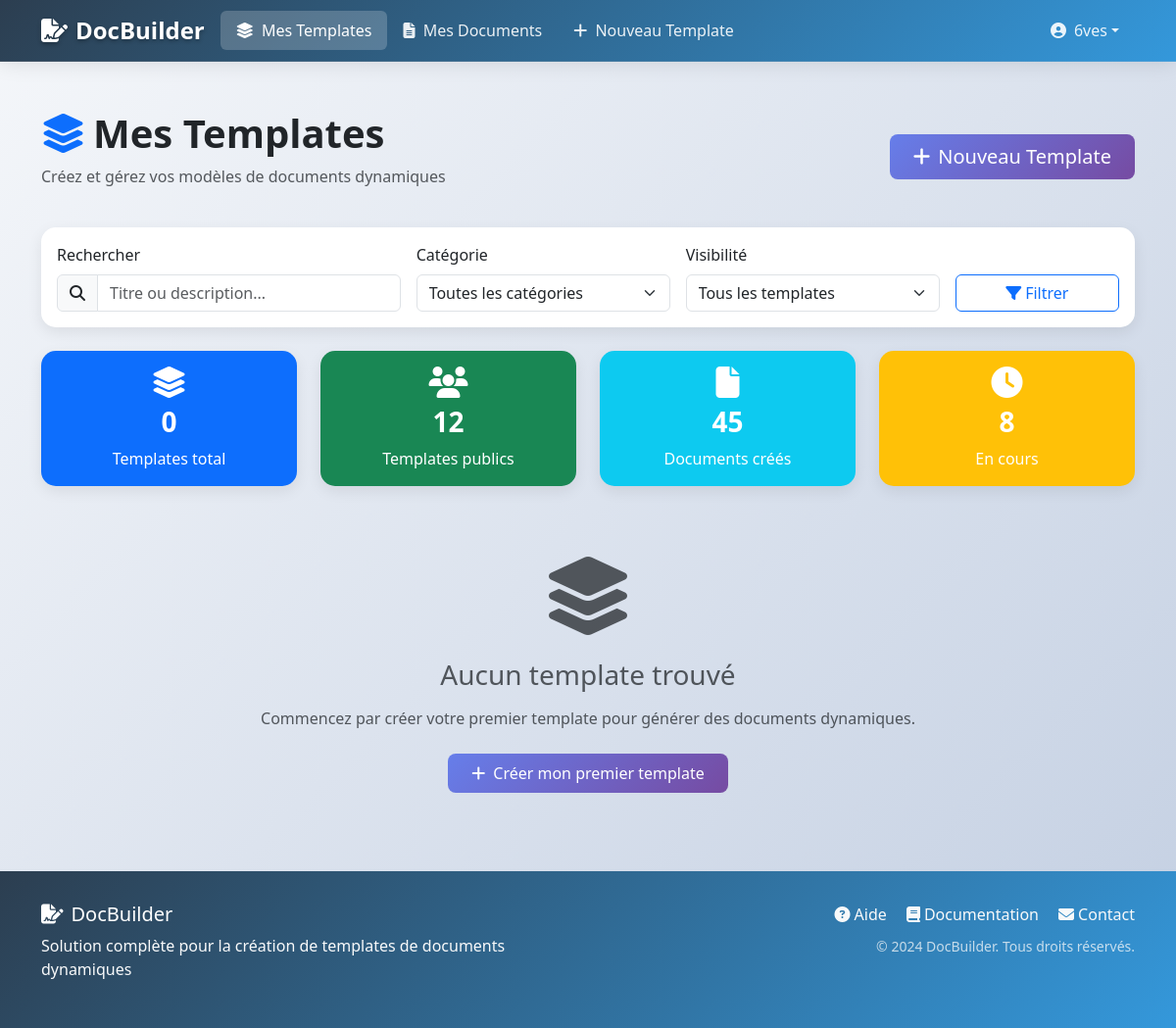
The page /templates/ (signed in) on the database as committed earlier.
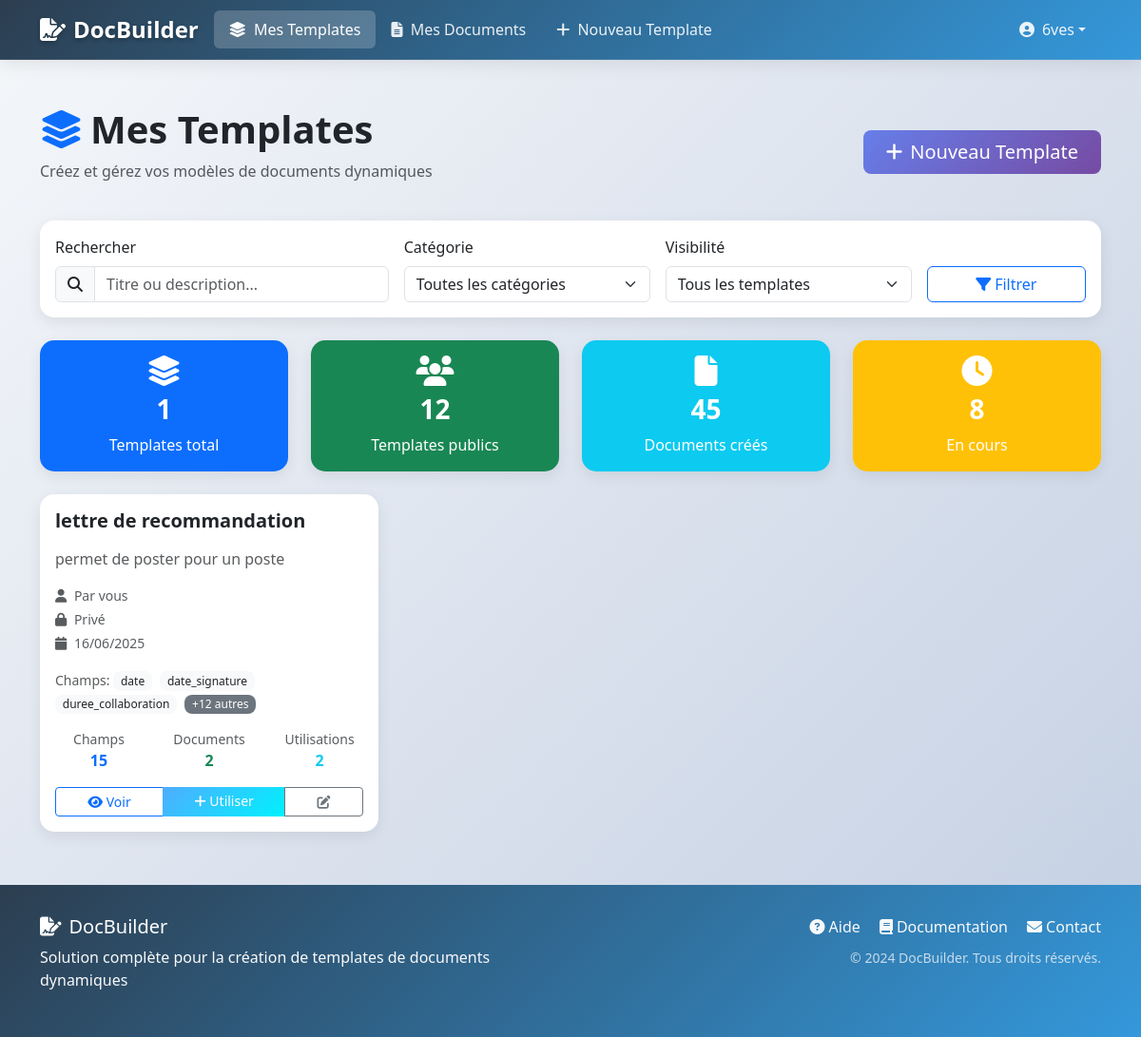
The same page on the database as committed later.
### templates_app/models.py (models this page shows, shortened)
class Template(models.Model):
    title = models.CharField(max_length=200, verbose_name="Titre du template")
    description = models.TextField(blank=True, null=True, verbose_name="Description")
    content = models.TextField(verbose_name="Contenu du template avec placeholders")
    created_by = models.ForeignKey(User, on_delete=models.CASCADE, verbose_name="Créé par")
    created_at = models.DateTimeField(default=timezone.now, verbose_name="Date de création")
    updated_at = models.DateTimeField(auto_now=True, verbose_name="Dernière modification")
    is_public = models.BooleanField(default=False, verbose_name="Template public")
    class Meta:
        verbose_name = "Template"
        verbose_name_plural = "Templates"
        ordering = ['-created_at']

class TemplateField(models.Model):
    FIELD_TYPES = [
        ('text', 'Texte simple'),
        ('textarea', 'Texte long'),
        ('number', 'Nombre'),
        ('date', 'Date'),
        ('email', 'Email'),
        ('url', 'URL'),
        ('select', 'Liste déroulante'),
    ]
    template = models.ForeignKey(Template, on_delete=models.CASCADE, related_name='fields')
    field_name = models.CharField(max_length=100, verbose_name="Nom du champ")
    field_label = models.CharField(max_length=200, verbose_name="Label affiché")
    field_type = models.CharField(max_length=20, choices=FIELD_TYPES, default='text')
    placeholder_text = models.CharField(max_length=200, blank=True, verbose_name="Texte d'aide")
    is_required = models.BooleanField(default=False, verbose_name="Champ obligatoire")
    field_options = models.TextField(blank=True, null=True, verbose_name="Options (pour select)")
    order = models.PositiveIntegerField(default=0, verbose_name="Ordre d'affichage")
    class Meta:
        verbose_name = "Champ de template"
        verbose_name_plural = "Champs de template"
        ordering = ['order', 'id']
        unique_together = ['template', 'field_name']

### templates_app/views.py (the view)
# urls.py: path('templates/', views.template_list, name='template_list'),
@login_required
def template_list(request):
    search = request.GET.get('search', '').strip()
    category_filter = request.GET.get('category', '')
    my_templates = request.GET.get('my_templates', '') == 'on'
    templates = Template.objects.all()
    if my_templates:
        templates = templates.filter(created_by=request.user)
    else:
        templates = templates.filter(
            Q(created_by=request.user) | Q(is_public=True)
        )
    if search:
        templates = templates.filter(
            Q(title__icontains=search) |
            Q(description__icontains=search) |
            Q(content__icontains=search)
        )
    if category_filter:
        templates = templates.filter(category_id=category_filter)
    templates = templates.order_by('-created_at')
    paginator = Paginator(templates, 12)  # 12 templates par page
    page_number = request.GET.get('page')
    templates = paginator.get_page(page_number)
    categories = TemplateCategory.objects.all().order_by('name')
    context = {
        'templates': templates,
        'categories': categories,
        'search': search,
        'category_filter': category_filter,
        'my_templates': my_templates,
    }
    return render(request, 'templates_app/template_list.html', context)

### templates/templates_app/template_list.html (shortened to what the changed rows need)
{% extends 'base.html' %}
{% load static %}
{% block content %}
<div class="container">
    <div class="d-flex justify-content-between align-items-center mb-4">
        <div>
            <h1 class="fw-bold mb-2">
                <i class="fas fa-layer-group text-primary me-2"></i>Mes Templates
            </h1>
        </div>
    </div>
    <div class="row mb-4">
        <div class="col-md-3">
            <div class="card text-center bg-primary text-white">
                <div class="card-body">
                    <i class="fas fa-layer-group fa-2x mb-2"></i>
                    <h3 class="fw-bold">{{ templates.paginator.count }}</h3>
                    <p class="mb-0">Templates total</p>
                </div>
            </div>
        </div>
    </div>
    {% if templates %}
        <div class="row">
            {% for template in templates %}
                <div class="col-lg-4 col-md-6 mb-4">
                    <div class="card template-card h-100">
                        <div class="card-body">
                            <div class="d-flex justify-content-between align-items-start mb-3">
                                <h5 class="card-title fw-bold mb-0">{{ template.title }}</h5>
                            </div>
                            <p class="card-text text-muted mb-3">
                                {{ template.description|default:"Aucune description"|truncatechars:100 }}
                            </p>
                            <div class="text-muted small mb-3">
                                <div class="mb-1">
                                    <i class="fas fa-user me-1"></i>
                                    {% if template.created_by == request.user %}
                                        Par vous
                                    {% else %}
                                        Par {{ template.created_by.username }}
                                    {% endif %}
                                </div>
                                <div class="mb-1">
                                    <i class="fas fa-{% if template.is_public %}globe{% else %}lock{% endif %} me-1"></i>
                                    {% if template.is_public %}Public{% else %}Privé{% endif %}
                                </div>
                                <div>
                                    <i class="fas fa-calendar me-1"></i>
                                    {{ template.created_at|date:"d/m/Y" }}
                                </div>
                            </div>
                            <div class="mb-3">
                                <small class="text-muted">Champs: </small>
                                {% for field in template.fields.all|slice:":3" %}
                                    <span class="badge bg-light text-dark me-1">{{ field.field_name }}</span>
                                {% empty %}
                                    <span class="text-muted">Aucun champ</span>
                                {% endfor %}
                                {% if template.fields.count > 3 %}
                                    <span class="badge bg-secondary">+{{ template.fields.count|add:"-3" }} autres</span>
                                {% endif %}
                            </div>
                            <div class="row text-center mb-3">
                                <div class="col-4">
                                    <small class="text-muted d-block">Champs</small>
                                    <strong class="text-primary">{{ template.fields.count }}</strong>
                                </div>
                                <div class="col-4">
                                    <small class="text-muted d-block">Documents</small>
                                    <strong class="text-success">{{ template.documents.count }}</strong>
                                </div>
                                <div class="col-4">
                                    <small class="text-muted d-block">Utilisations</small>
                                    <strong class="text-info">{{ template.documents.count }}</strong>
                                </div>
                            </div>
                            <div class="btn-group w-100">
                                <a href="{% url 'templates_app:template_detail' template.id %}"
                                   class="btn btn-outline-primary btn-sm">
                                    <i class="fas fa-eye"></i> Voir
                                </a>
                                <a href="{% url 'templates_app:document_create' template.id %}"
                                   class="btn btn-success btn-sm">
                                    <i class="fas fa-plus"></i> Utiliser
                                </a>
                                {% if template.created_by == request.user %}
                                    <a href="{% url 'templates_app:template_edit' template.id %}"
                                       class="btn btn-outline-secondary btn-sm">
                                        <i class="fas fa-edit"></i>
                                    </a>
                                {% else %}
                                    <button class="btn btn-outline-secondary btn-sm" disabled>
                                        <i class="fas fa-lock"></i>
                                    </button>
                                {% endif %}
                            </div>
                        </div>
                    </div>
                </div>
            {% endfor %}
        </div>
    {% else %}
        <div class="text-center py-5">
            <div class="mb-4">
                <i class="fas fa-layer-group fa-5x text-muted"></i>
            </div>
            <h3 class="text-muted mb-3">Aucun template trouvé</h3>
            {% if search or selected_category %}
                <p class="text-muted mb-4">Aucun template ne correspond à vos critères de recherche.</p>
                <a href="{% url 'templates_app:template_list' %}" class="btn btn-outline-primary me-2">
                    <i class="fas fa-times me-1"></i>Effacer les filtres
                </a>
            {% else %}
                <p class="text-muted mb-4">Commencez par créer votre premier template pour générer des documents dynamiques.</p>
            {% endif %}
            <a href="{% url 'templates_app:template_create' %}" class="btn btn-primary">
                <i class="fas fa-plus me-2"></i>Créer mon premier template
            </a>
        </div>
    {% endif %}
</div>
{% endblock %}

Rows that differ between the two databases and show on the page:
added Template: title "lettre de recommandation", description "permet de poster pour un poste", shows "Par vous", is_public False (drawn), created_at "16/06/2025", fields.count|add "12", fields.count "15", documents.count "2"
added TemplateField: field_name "date"
added TemplateField: field_name "date_signature"
added TemplateField: field_name "duree_collaboration"
Other text that changed with them:
{{ templates.paginator.count }}: "0" → "1"
text no longer shown: "Aucun template trouvé Commencez par créer votre premier template pour générer des documents dynamiques. Créer mon premier template"
